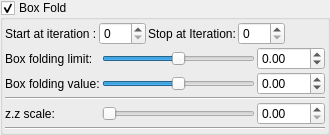
    <widget class="MyGroupBox" name="groupCheck_transf_function_enabled_false">
     <property name="title">
      <string>Box Fold  </string>
     </property>
     <property name="checkable">
      <bool>true</bool>
     </property>
     <layout class="QVBoxLayout" name="verticalLayout_10" stretch="0,0,0">
      <property name="spacing">
       <number>2</number>
      </property>
      <property name="leftMargin">
       <number>2</number>
      </property>
      <property name="topMargin">
       <number>2</number>
      </property>
      <property name="rightMargin">
       <number>2</number>
      </property>
      <property name="bottomMargin">
       <number>2</number>
      </property>
      <item>
       <layout class="QGridLayout" name="gridLayout_2">
        <property name="spacing">
         <number>2</number>
        </property>
        <item row="0" column="1">
         <widget class="MySpinBox" name="spinboxInt_transf_start_iterations_A">
          <property name="sizePolicy">
           <sizepolicy hsizetype="Minimum" vsizetype="Maximum">
            <horstretch>0</horstretch>
            <verstretch>0</verstretch>
           </sizepolicy>
          </property>
          <property name="minimum">
           <number>0</number>
          </property>
          <property name="maximum">
           <number>250</number>
          </property>
          <property name="value">
           <number>0</number>
          </property>
         </widget>
        </item>
        <item row="0" column="0">
         <widget class="QLabel" name="label_52">
          <property name="text">
           <string>Start at iteration :</string>
          </property>
         </widget>
        </item>
        <item row="0" column="2">
         <widget class="QLabel" name="label_53">
          <property name="text">
           <string>Stop at Iteration:</string>
          </property>
         </widget>
        </item>
        <item row="0" column="6">
         <spacer name="horizontalSpacer_3">
          <property name="orientation">
           <enum>Qt::Horizontal</enum>
          </property>
          <property name="sizeHint" stdset="0">
           <size>
            <width>40</width>
            <height>20</height>
           </size>
          </property>
         </spacer>
        </item>
        <item row="0" column="3">
         <widget class="MySpinBox" name="spinboxInt_transf_stop_iterations_A">
          <property name="sizePolicy">
           <sizepolicy hsizetype="Minimum" vsizetype="Maximum">
            <horstretch>0</horstretch>
            <verstretch>0</verstretch>
           </sizepolicy>
          </property>
          <property name="maximum">
           <number>250</number>
          </property>
         </widget>
        </item>
       </layout>
      </item>
      <item>
       <layout class="QGridLayout" name="gridLayout_12">
        <property name="spacing">
         <number>2</number>
        </property>
        <item row="3" column="0">
         <widget class="QLabel" name="label_56">
          <property name="text">
           <string>z.z scale:</string>
          </property>
         </widget>
        </item>
        <item row="3" column="2">
         <widget class="MyDoubleSpinBox" name="spinbox_transf_scale_1">
          <property name="sizePolicy">
           <sizepolicy hsizetype="Minimum" vsizetype="Maximum">
            <horstretch>0</horstretch>
            <verstretch>0</verstretch>
           </sizepolicy>
          </property>
          <property name="prefix">
           <string/>
          </property>
          <property name="suffix">
           <string/>
          </property>
          <property name="decimals">
           <number>2</number>
          </property>
          <property name="minimum">
           <double>0.000000000000000</double>
          </property>
          <property name="maximum">
           <double>1.000000000000000</double>
          </property>
          <property name="singleStep">
           <double>0.100000000000000</double>
          </property>
         </widget>
        </item>
        <item row="3" column="1">
         <widget class="QSlider" name="slider_transf_scale_1">
          <property name="sizePolicy">
           <sizepolicy hsizetype="Expanding" vsizetype="Maximum">
            <horstretch>0</horstretch>
            <verstretch>0</verstretch>
           </sizepolicy>
          </property>
          <property name="minimum">
           <number>0</number>
          </property>
          <property name="maximum">
           <number>100</number>
          </property>
          <property name="singleStep">
           <number>1</number>
          </property>
          <property name="orientation">
           <enum>Qt::Horizontal</enum>
          </property>
         </widget>
        </item>
        <item row="2" column="0" colspan="3">
         <widget class="Line" name="line_22">
          <property name="orientation">
           <enum>Qt::Horizontal</enum>
          </property>
         </widget>
        </item>
        <item row="0" column="2">
         <widget class="MyDoubleSpinBox" name="spinbox_mandelbox_folding_limit">
          <property name="sizePolicy">
           <sizepolicy hsizetype="Minimum" vsizetype="Maximum">
            <horstretch>0</horstretch>
            <verstretch>0</verstretch>
           </sizepolicy>
          </property>
          <property name="prefix">
           <string/>
          </property>
          <property name="suffix">
           <string/>
          </property>
          <property name="decimals">
           <number>2</number>
          </property>
          <property name="minimum">
           <double>-100.000000000000000</double>
          </property>
          <property name="maximum">
           <double>100.000000000000000</double>
          </property>
          <property name="singleStep">
           <double>0.100000000000000</double>
          </property>
         </widget>
        </item>
        <item row="1" column="2">
         <widget class="MyDoubleSpinBox" name="spinbox_mandelbox_folding_value">
          <property name="sizePolicy">
           <sizepolicy hsizetype="Minimum" vsizetype="Maximum">
            <horstretch>0</horstretch>
            <verstretch>0</verstretch>
           </sizepolicy>
          </property>
          <property name="prefix">
           <string/>
          </property>
          <property name="suffix">
           <string/>
          </property>
          <property name="decimals">
           <number>2</number>
          </property>
          <property name="minimum">
           <double>-100.000000000000000</double>
          </property>
          <property name="maximum">
           <double>100.000000000000000</double>
          </property>
          <property name="singleStep">
           <double>0.100000000000000</double>
          </property>
         </widget>
        </item>
        <item row="1" column="1">
         <widget class="QSlider" name="slider_mandelbox_folding_value">
          <property name="sizePolicy">
           <sizepolicy hsizetype="Expanding" vsizetype="Maximum">
            <horstretch>0</horstretch>
            <verstretch>0</verstretch>
           </sizepolicy>
          </property>
          <property name="minimum">
           <number>-10000</number>
          </property>
          <property name="maximum">
           <number>10000</number>
          </property>
          <property name="singleStep">
           <number>1</number>
          </property>
          <property name="orientation">
           <enum>Qt::Horizontal</enum>
          </property>
         </widget>
        </item>
        <item row="0" column="0">
         <widget class="QLabel" name="label_54">
          <property name="text">
           <string>Box folding limit:</string>
          </property>
         </widget>
        </item>
        <item row="1" column="0">
         <widget class="QLabel" name="label_55">
          <property name="text">
           <string>Box folding value:</string>
          </property>
         </widget>
        </item>
        <item row="0" column="1">
         <widget class="QSlider" name="slider_mandelbox_folding_limit">
          <property name="sizePolicy">
           <sizepolicy hsizetype="Expanding" vsizetype="Maximum">
            <horstretch>0</horstretch>
            <verstretch>0</verstretch>
           </sizepolicy>
          </property>
          <property name="minimum">
           <number>-10000</number>
          </property>
          <property name="maximum">
           <number>10000</number>
          </property>
          <property name="singleStep">
           <number>1</number>
          </property>
          <property name="orientation">
           <enum>Qt::Horizontal</enum>
          </property>
         </widget>
        </item>
       </layout>
      </item>
      <item>
       <widget class="Line" name="line_23">
        <property name="orientation">
         <enum>Qt::Horizontal</enum>
        </property>
       </widget>
      </item>
     </layout>
    </widget>
